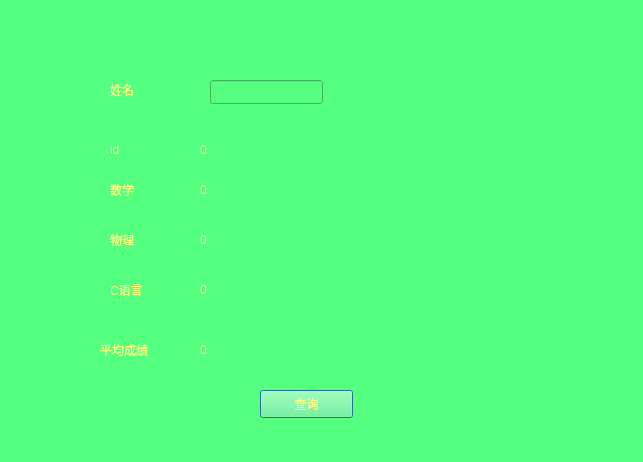
<?xml version="1.0" encoding="UTF-8"?>
<ui version="4.0">
 <class>searchnoclear</class>
 <widget class="QDialog" name="searchnoclear">
  <property name="geometry">
   <rect>
    <x>0</x>
    <y>0</y>
    <width>643</width>
    <height>462</height>
   </rect>
  </property>
  <property name="windowTitle">
   <string>Dialog</string>
  </property>
  <property name="styleSheet">
   <string notr="true">color: rgb(255, 255, 127);
background-color: rgb(85, 255, 127);</string>
  </property>
  <widget class="QLabel" name="label">
   <property name="geometry">
    <rect>
     <x>110</x>
     <y>80</y>
     <width>69</width>
     <height>19</height>
    </rect>
   </property>
   <property name="text">
    <string>姓名</string>
   </property>
  </widget>
  <widget class="QLineEdit" name="lineEdit">
   <property name="geometry">
    <rect>
     <x>210</x>
     <y>80</y>
     <width>113</width>
     <height>24</height>
    </rect>
   </property>
  </widget>
  <widget class="QLabel" name="label_2">
   <property name="geometry">
    <rect>
     <x>110</x>
     <y>140</y>
     <width>69</width>
     <height>19</height>
    </rect>
   </property>
   <property name="text">
    <string>id</string>
   </property>
  </widget>
  <widget class="QLabel" name="label_3">
   <property name="geometry">
    <rect>
     <x>110</x>
     <y>180</y>
     <width>69</width>
     <height>19</height>
    </rect>
   </property>
   <property name="text">
    <string>数学</string>
   </property>
  </widget>
  <widget class="QLabel" name="label_4">
   <property name="geometry">
    <rect>
     <x>110</x>
     <y>230</y>
     <width>69</width>
     <height>19</height>
    </rect>
   </property>
   <property name="text">
    <string>物理</string>
   </property>
  </widget>
  <widget class="QLabel" name="label_5">
   <property name="geometry">
    <rect>
     <x>110</x>
     <y>280</y>
     <width>69</width>
     <height>19</height>
    </rect>
   </property>
   <property name="text">
    <string>C语言</string>
   </property>
  </widget>
  <widget class="QLabel" name="label_6">
   <property name="geometry">
    <rect>
     <x>100</x>
     <y>340</y>
     <width>69</width>
     <height>19</height>
    </rect>
   </property>
   <property name="text">
    <string>平均成绩</string>
   </property>
  </widget>
  <widget class="QLabel" name="label_7">
   <property name="geometry">
    <rect>
     <x>200</x>
     <y>140</y>
     <width>69</width>
     <height>19</height>
    </rect>
   </property>
   <property name="text">
    <string>0</string>
   </property>
  </widget>
  <widget class="QLabel" name="label_8">
   <property name="geometry">
    <rect>
     <x>200</x>
     <y>180</y>
     <width>69</width>
     <height>19</height>
    </rect>
   </property>
   <property name="text">
    <string>0</string>
   </property>
  </widget>
  <widget class="QLabel" name="label_9">
   <property name="geometry">
    <rect>
     <x>200</x>
     <y>230</y>
     <width>69</width>
     <height>19</height>
    </rect>
   </property>
   <property name="text">
    <string>0</string>
   </property>
  </widget>
  <widget class="QLabel" name="label_10">
   <property name="geometry">
    <rect>
     <x>200</x>
     <y>280</y>
     <width>69</width>
     <height>19</height>
    </rect>
   </property>
   <property name="text">
    <string>0</string>
   </property>
  </widget>
  <widget class="QLabel" name="label_11">
   <property name="geometry">
    <rect>
     <x>200</x>
     <y>340</y>
     <width>69</width>
     <height>19</height>
    </rect>
   </property>
   <property name="text">
    <string>0</string>
   </property>
  </widget>
  <widget class="QPushButton" name="noclear">
   <property name="geometry">
    <rect>
     <x>260</x>
     <y>390</y>
     <width>93</width>
     <height>28</height>
    </rect>
   </property>
   <property name="text">
    <string>查询</string>
   </property>
  </widget>
 </widget>
 <resources/>
 <connections/>
</ui>
